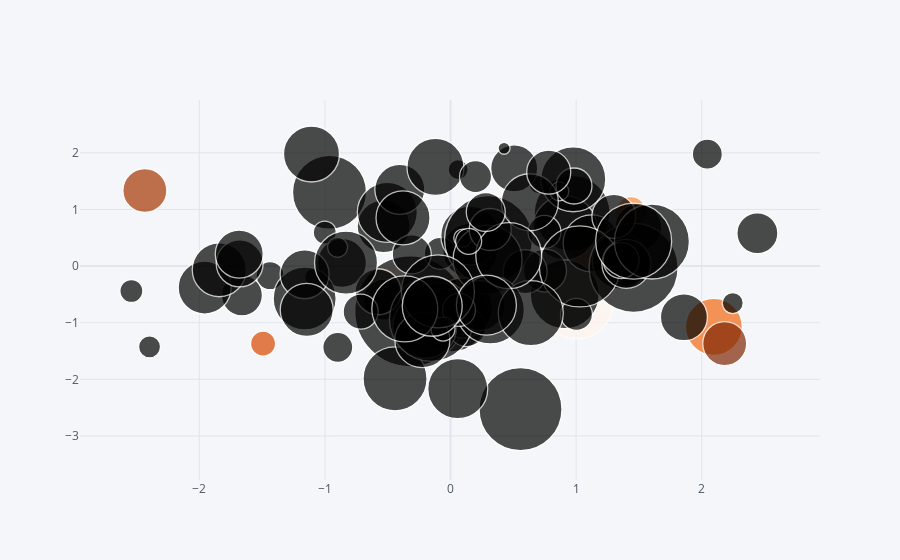

The notebook cell saved with this chart:
### Code cell
df.iplot(kind='bubble', x="A", y="B", size="C", colorscale="Oranges")
